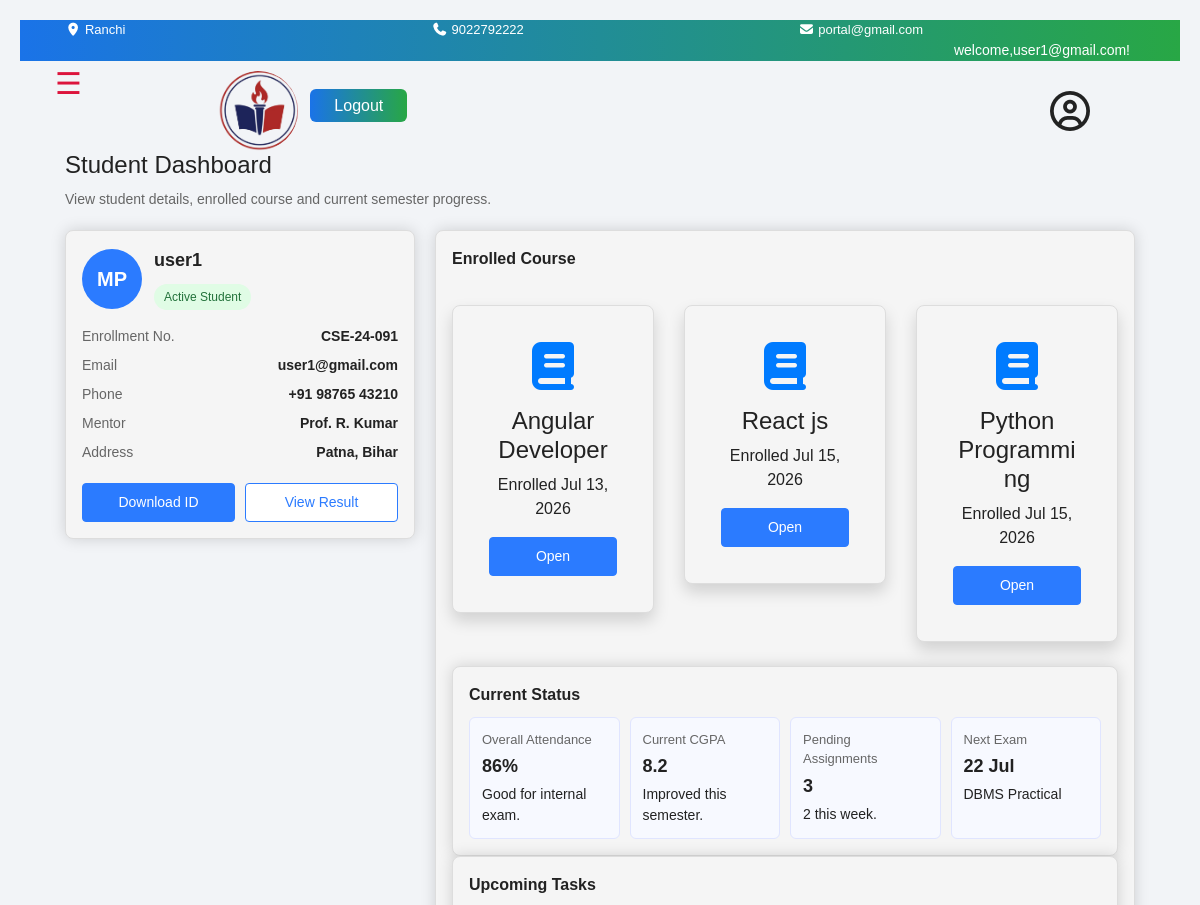
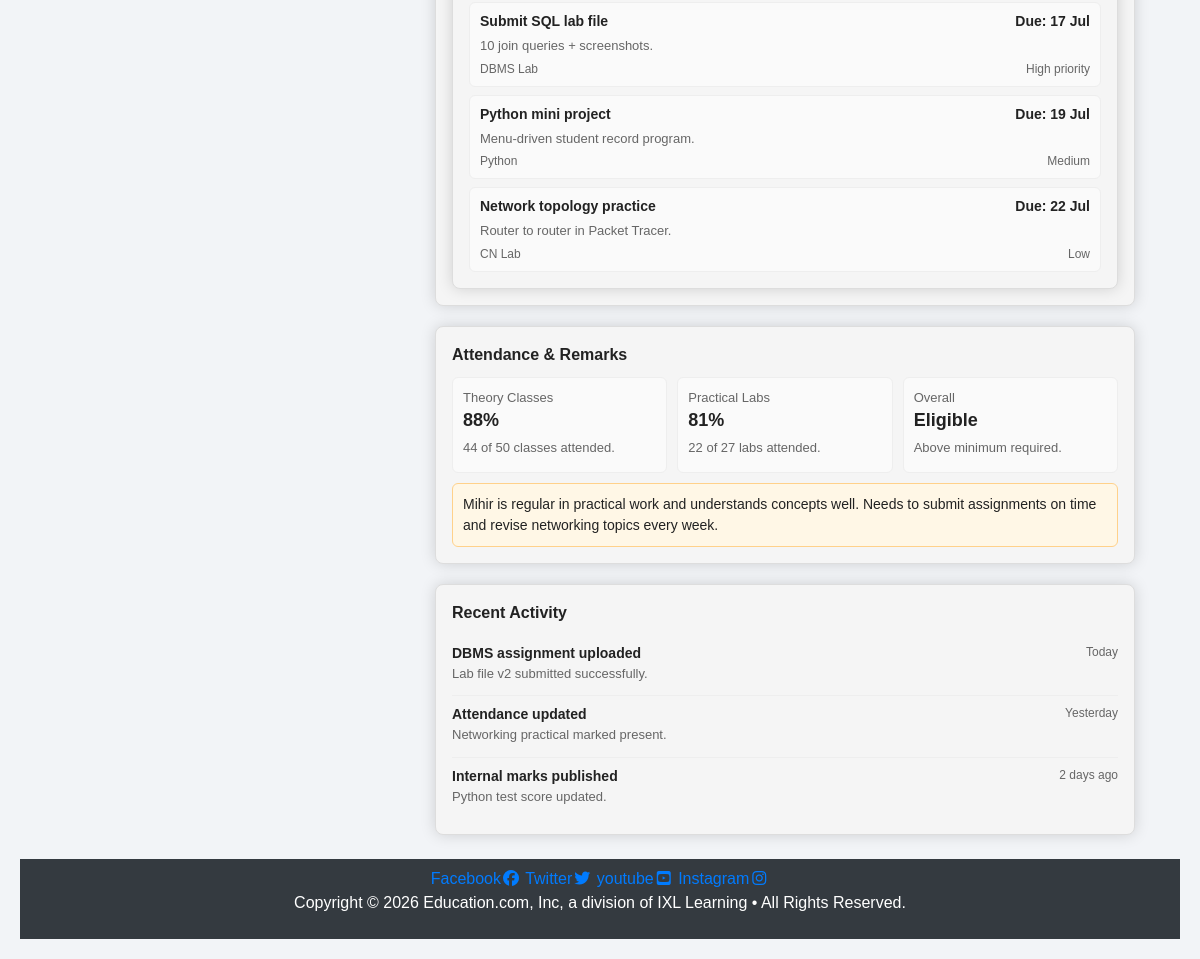
Screenshot of /studentdashboard/ (signed in) with the database file from the repository (2 pictures, top to bottom).
### myapp/models.py (models this page shows, shortened)
class Enrollment(models.Model):
    student = models.ForeignKey(User, on_delete=models.CASCADE, related_name='enrollments')
    course = models.ForeignKey(Courses, on_delete=models.CASCADE, related_name='enrollments')
    enrolled_at = models.DateTimeField(auto_now_add=True)

class Courses(models.Model):
    user=models.ForeignKey('auth.user',on_delete=models.CASCADE)
    product_name=models.CharField(max_length=200)
    description=models.TextField(null=True)
    qty=models.IntegerField(default=1)
    product_image=models.ImageField(upload_to='product_images/',blank=True,null=True)
    price=models.DecimalField(max_digits=10,decimal_places=2)

### myapp/views.py (the view)
# urls.py: path('studentdashboard/',stdash,name='studentdashboard'),
@login_required
def stdash(request):
    enrollments = Enrollment.objects.filter(student=request.user).select_related('course')
    enrolled_course_ids = [e.course_id for e in enrollments]
    contents = CourseContent.objects.filter(course_id__in=enrolled_course_ids).select_related('course')
    return render(request, 'pages/studentdashboard.html', {
        'enrollments': enrollments,
        'contents': contents,
    })

### myapp/templates/pages/studentdashboard.html (shortened to what this page needs)
{% extends 'base.html'%}
{% load static %}
{% block content %}
{% include "nav.html"%}
  <div class="container">
    <h1>Student Dashboard</h1>
    <p class="small-text">View student details, enrolled course and current semester progress.</p>
    {%if user.is_authenticated%}
    <div class="dashboard">
      <div class="left-column">
        <div class="card">
          <div class="profile-header">
            <div class="avatar">MP</div>
            <div>
              <div class="student-name">{{user}}</div>
              <span class="status-badge">Active Student</span>
            </div>
          </div>
          <div class="info-row">
            <div class="info-label">Enrollment No.</div>
            <div class="info-value">CSE-24-091</div>
          </div>
          <div class="info-row">
            <div class="info-label">Email</div>
            <div class="info-value">{{user.email}}</div>
          </div>
          <div class="info-row">
            <div class="info-label">Phone</div>
            <div class="info-value">+91 98765 43210</div>
          </div>
          <div class="info-row">
            <div class="info-label">Mentor</div>
            <div class="info-value">Prof. R. Kumar</div>
          </div>
          <div class="info-row">
            <div class="info-label">Address</div>
            <div class="info-value">Patna, Bihar</div>
          </div>
          <div class="button-row">
            <button class="btn btn-primary">Download ID</button>
            <button class="btn btn-outline">View Result</button>
          </div>
        </div>
      </div>
      {% endif %}
      <div class="right-column">
        <div class="card">
          <div class="section-title">Enrolled Course</div>
          <div class="row mt-4">
            {% for enrollment in enrollments %}
            <div class="col-md-4 mb-4">
                <div class="card shadow">
                    <div class="card-body text-center">
                        <i class="fa-solid fa-book fa-3x text-primary"></i>
                        <h4 class="mt-3">{{ enrollment.course.product_name }}</h4>
                        <p>Enrolled {{ enrollment.enrolled_at|date:"M d, Y" }}</p>
                        <a href="{% url 'course_detail' enrollment.course.id %}" class="btn btn-primary">Open</a>
                    </div>
                </div>
            </div>
            {% empty %}
            <div class="col-12">
                <p>You haven't enrolled in any courses yet. <a href="{% url 'index' %}">Browse courses</a>.</p>
            </div>
            {% endfor %}
        </div>
        <div class="card">
          <div class="section-title">Current Status</div>
          <div class="stats-row">
            <div class="stat-box">
              <div class="stat-label">Overall Attendance</div>
              <div class="stat-value">86%</div>
              <div>Good for internal exam.</div>
            </div>
            <div class="stat-box">
              <div class="stat-label">Current CGPA</div>
              <div class="stat-value">8.2</div>
              <div>Improved this semester.</div>
            </div>
            <div class="stat-box">
              <div class="stat-label">Pending Assignments</div>
              <div class="stat-value">3</div>
              <div>2 this week.</div>
            </div>
            <div class="stat-box">
              <div class="stat-label">Next Exam</div>
              <div class="stat-value">22 Jul</div>
              <div>DBMS Practical</div>
            </div>
          </div>
        </div>
          <div class="card" style="flex: 1 1 260px;">
            <div class="section-title">Upcoming Tasks</div>
            <div class="item-list">
              <div class="item">
                <div class="item-top">
                  <span>Submit SQL lab file</span>
                  <span>Due: 17 Jul</span>
                </div>
                <div class="item-sub">10 join queries + screenshots.</div>
                <div class="item-foot">
                  <span>DBMS Lab</span>
                  <span>High priority</span>
                </div>
              </div>
              <div class="item">
                <div class="item-top">
                  <span>Python mini project</span>
                  <span>Due: 19 Jul</span>
                </div>
                <div class="item-sub">Menu-driven student record program.</div>
                <div class="item-foot">
                  <span>Python</span>
                  <span>Medium</span>
                </div>
              </div>
              <div class="item">
                <div class="item-top">
                  <span>Network topology practice</span>
                  <span>Due: 22 Jul</span>
                </div>
                <div class="item-sub">Router to router in Packet Tracer.</div>
                <div class="item-foot">
                  <span>CN Lab</span>
                  <span>Low</span>
                </div>
              </div>
            </div>
          </div>
        </div>
        <div class="card">
          <div class="section-title">Attendance & Remarks</div>
          <div class="attendance-row" style="margin-bottom: 10px;">
            <div class="attendance-box">
              <div class="course-label">Theory Classes</div>
              <div class="attendance-value">88%</div>
              <div class="item-sub">44 of 50 classes attended.</div>
            </div>
            <div class="attendance-box">
              <div class="course-label">Practical Labs</div>
              <div class="attendance-value">81%</div>
              <div class="item-sub">22 of 27 labs attended.</div>
            </div>
            <div class="attendance-box">
              <div class="course-label">Overall</div>
              <div class="attendance-value">Eligible</div>
              <div class="item-sub">Above minimum required.</div>
            </div>
          </div>
          <div class="remarks-box">
            Mihir is regular in practical work and understands concepts well.
            Needs to submit assignments on time and revise networking topics every week.
          </div>
        </div>
        <div class="card">
          <div class="section-title">Recent Activity</div>
          <div class="activity-item">
            <div>
              <div><strong>DBMS assignment uploaded</strong></div>
              <div class="item-sub">Lab file v2 submitted successfully.</div>
            </div>
            <div class="activity-time">Today</div>
          </div>
          <div class="activity-item">
            <div>
              <div><strong>Attendance updated</strong></div>
              <div class="item-sub">Networking practical marked present.</div>
            </div>
            <div class="activity-time">Yesterday</div>
          </div>
          <div class="activity-item">
            <div>
              <div><strong>Internal marks published</strong></div>
              <div class="item-sub">Python test score updated.</div>
            </div>
            <div class="activity-time">2 days ago</div>
          </div>
        </div>
      </div>
    </div>
</div>
{% endblock %}

### myapp/templates/nav.html (shortened to what this page needs)
{% load static %}
<section class="a">
    <div class="container">
      <div class="row">
        <div class="col-md-4">
          <p>
            <i class="fa-solid fa-location-dot"></i> Ranchi
          </p>
        </div>
        <div class="col-md-4">
          <p>
            <i class="fa-solid fa-phone"></i> 9022792222
          </p>
        </div>
        <div class="col-md-4">
          <p>
            <i class="fa-solid fa-envelope"></i> portal@gmail.com
          </p>
        </div>
        {%if user.is_authenticated%}
        <div class="navbar_testme">
          <p>welcome,{{user.email}}!</p>
        </div>
        {%endif%}
      </div>
    </div>
  </section>
  <div class="side-nav">
    <div class="row">
      <div class="col-md-2">
        <span class="open-btn" style="font-size:30px;cursor:pointer" onclick="openNav()">&#9776;</span>
      </div>
      <div class="col-md-10">
        <div class="logo">
          <img src="{% static 'img/logo.png'%}" alt="Weducation logo">
          <i class="fa-regular fa-circle-user" id="d" cursor="pointer"></i>
          {% if user.is_authenticated %}
          <form action="{% url 'logout' %}" method="post">
            <a class="lg" href="{% url 'logout'%}">Logout</a>
          </form>
          {% else %}
          <a class="lg" href="{% url 'userlogin'%}">Log In</a>
           {% endif %}
        </div>
      </div>
    </div>
  </div>

### myapp/static/style/style.css (style rules this page uses)
html, body { overflow-x: hidden; max-width: 100%; scroll-behavior: smooth; font-family:Arial, Helvetica, sans-serif; }
@media (max-width:2560px) { body { display: flex; flex-direction: column; min-height: 100vh; } }
@media (max-width:2560px) { .open-btn { margin-left: 25px; color: crimson; padding: 5px 10px; } }
@media (max-width:2560px) { .logo { display: flex; justify-content: flex-start; align-items: center; gap: 12px; flex-wrap: wrap; } }
@media (max-width:2560px) { .col-md-10 .lg { background:linear-gradient(90deg, #1a73e8, #28a745); color:#fff; padding: 8px 24px; border-radius: 6px; font-weight: 200; text-decoration: none; transition: background 0.2 ease ; } }
@media (max-width:2560px) { .navbar_testme { margin-left:auto; padding-right:20px; } }
@media (max-width:2560px) { .navbar_testme p { margin-top:0; font-size:14px; color:#fff; } }
@media (max-width:2560px) { .col-md-10 i { position: absolute; right:100px; top:30px; font-size:40px; } }
@media (max-width:2560px) { .logo img { margin-top: 10px; padding-bottom: 0px; justify-content: center; border-radius: 50%; width: 80px; height: 80px; object-fit: cover; } }
@media (max-width:2560px) { .a p { margin-bottom: 0; color: white; } }
@media (max-width:2560px) { .a { background: linear-gradient(90deg, #1a73e8, #28a745); font-size: 13px; } }
@media (max-width:2560px) { .container .card { background: whitesmoke; border-radius: 8px; box-shadow: 0px 0 15px rgba(0, 0, 0, 0.15); } }
@media (max-width:2560px) { * { margin: 0; padding: 0; box-sizing: border-box; } }
@media (max-width:2560px) { .r img,.btn { display:block; margin:0 auto; } }

### rows the page displays
Enrollment: course.product_name "Angular Developer", enrolled_at "Jul 13, 2026"
Enrollment: course.product_name "React js", enrolled_at "Jul 15, 2026"
Enrollment: course.product_name "Python Programming", enrolled_at "Jul 15, 2026"

### other values shown
{{ user.email }} "user1@gmail.com"
{{ user }} "user1"
